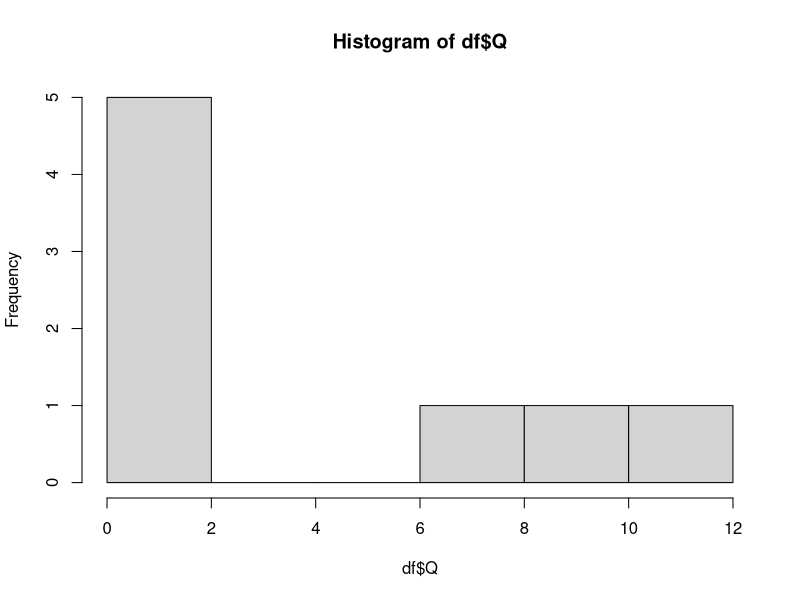
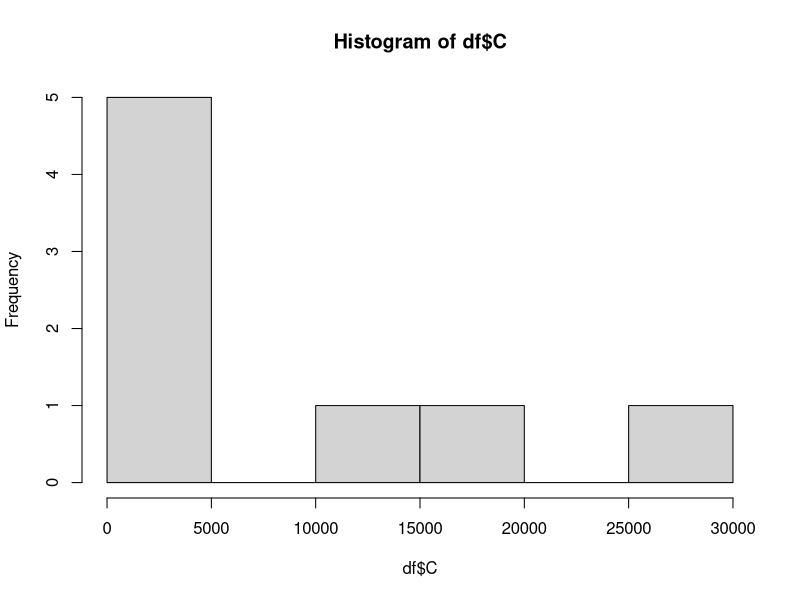
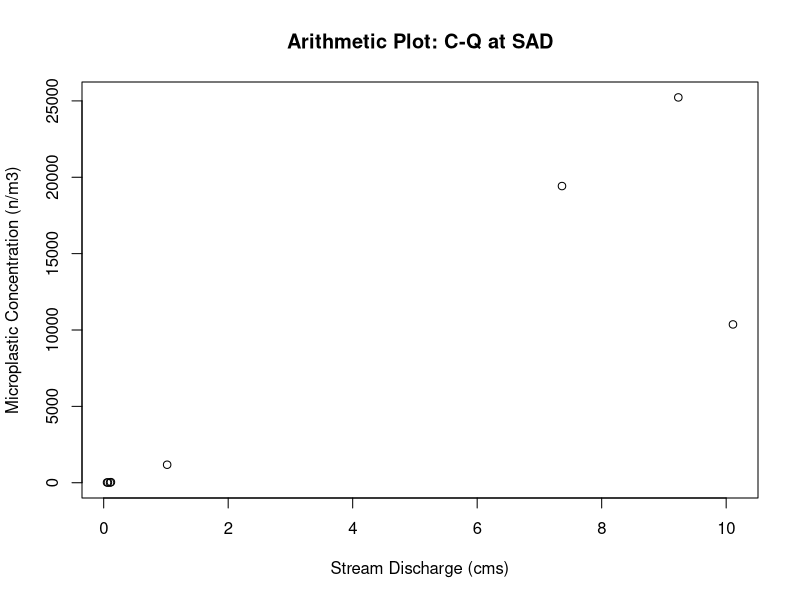
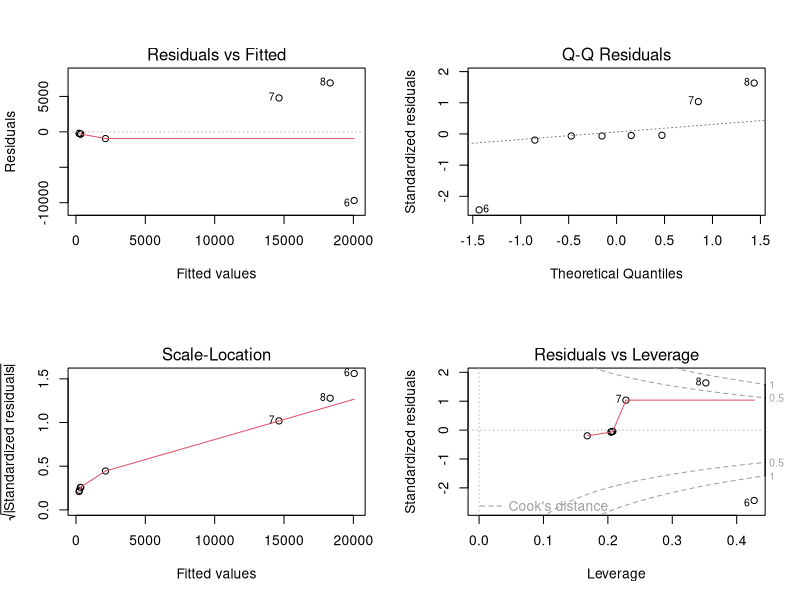
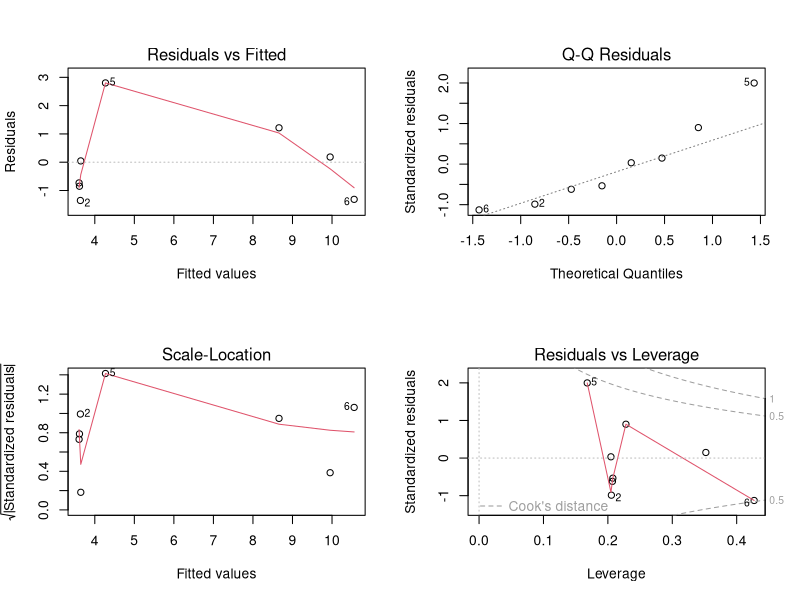
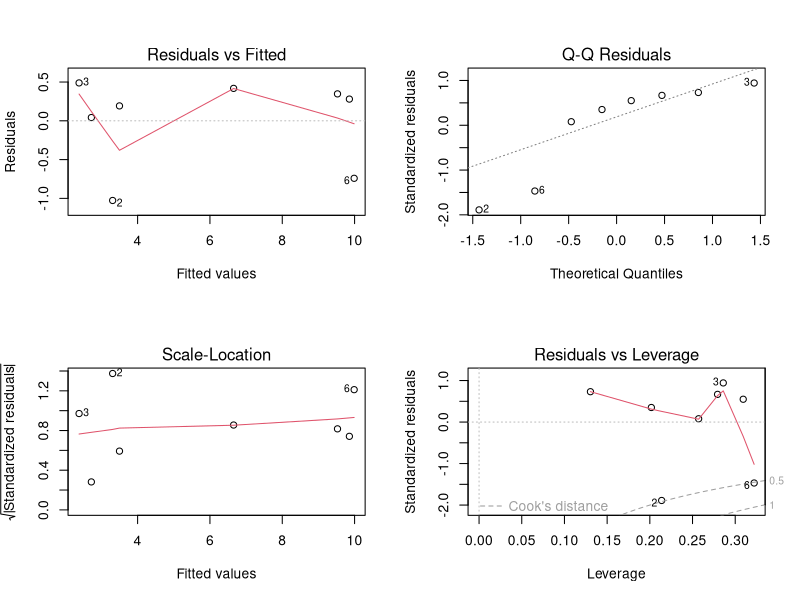
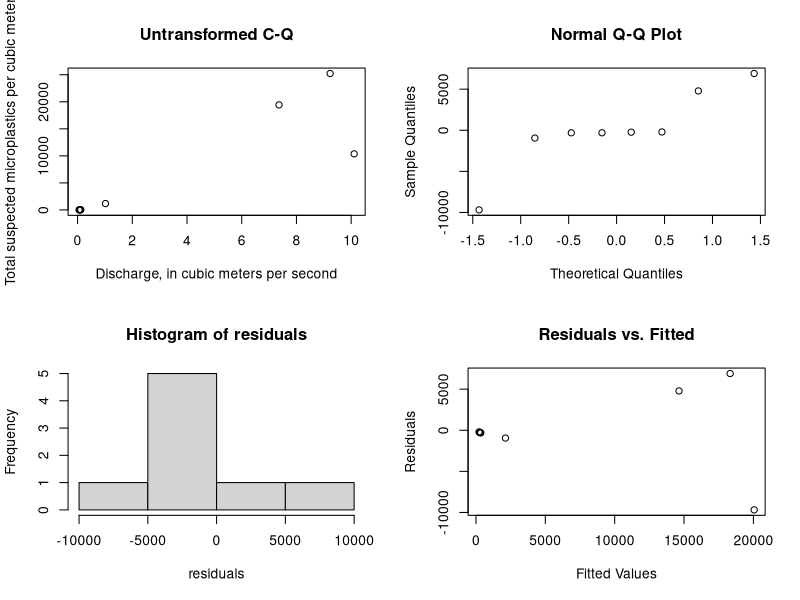
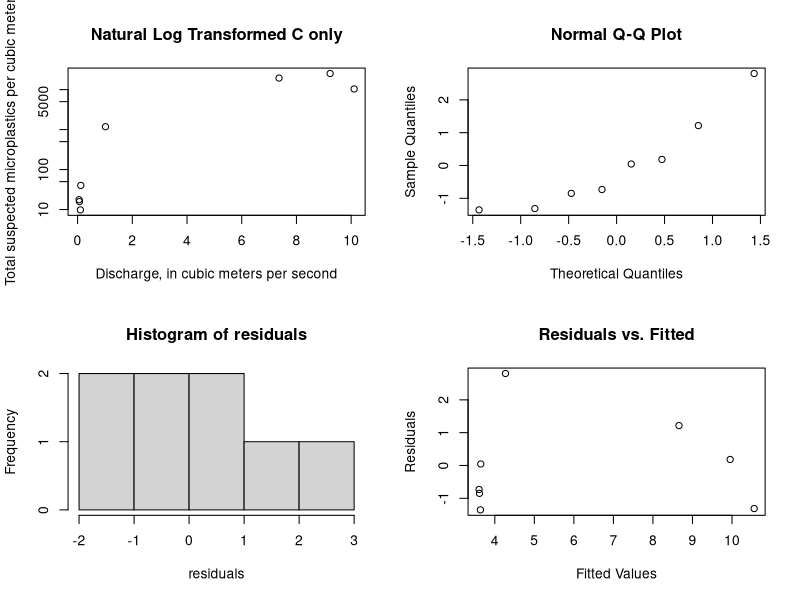

These charts were generated, in order, by the following R code:
###Clear the R environment
rm(list=ls());graphics.off();cat("\f");
library(ggplot2)
library(scales)
library(lmtest)
library(car)
library(boot)
# SAD Sample data
C <- c(15.83730,
       9.79787,
       17.62992,
       40.06806,
       1179.49791,
       10365.90909,
       19424.24242,
       25228.31050)
Q <- c(0.0679604,
       0.1019406,
       0.0538020,
       0.1160991,
       1.0194065,
       10.1091144,
       7.3623802,
       9.2312921)
df <- data.frame(Q,C)

#Test dataset for normality
shapiro.test(df$Q) #Null hypothesis is data is normally distributed
shapiro.test(df$C)#Null hypothesis is data is normally distributed
hist(df$Q)
hist(df$C)

#Plot data in arithmetic space to see if linear
plot(df,xlab = "Stream Discharge (cms)", ylab = "Microplastic Concentration (n/m3)", main = "Arithmetic Plot: C-Q at SAD")

#Create Linear Model and look at significance and residual plots
model <- lm(C ~ Q, data = df)
summary(model)
par(mfrow = c(2, 2))
# residual plots
plot(model) #Look for curvature, heteroskadasticity ....

# Test for normality in residuals of model
residuals<-resid(model) 
shapiro_xy <- shapiro.test(residuals) #Null hypothesis is data is normally distributed

# Perform the Non Constant Variance test
ncvTest_xy <- ncvTest(model) #Null hypothesis = homoscedasticity / No autocorrelation

#Print results
print("No Transformation")
cat("Test for normality of residuals:\n")
print(shapiro_xy)
cat("Test for constant variance of residuals:\n")
print(ncvTest_xy)

## If linear model is not a good fit/data is non-linear transform y, x, or both

###############################################################################
#Transform y only via ln(y)
##########################
#Create Model and look at significance and residual plots
model <- lm(log(C) ~ Q, data = df)
summary(model)
# residual plots
plot(model) #Look for curvature, heteroskadasticity ....

# Test for normality in residuals of model
residuals<-resid(model) 
shapiro_lny <- shapiro.test(residuals) #Null hypothesis is data is normally distributed

# Perform the Non Constant Variance test
ncvTest_lny <- ncvTest(model) #Null hypothesis = homoscedasticity / No autocorrelation

#Print results
print("Transform y only via ln(y)")
cat("Test for normality of residuals:\n")
print(shapiro_lny)
cat("Test for equal variance of residuals:\n")
print(ncvTest_lny)


###############################################################################
#Transform x and y  via ln()
##########################
#Create Model and look at significance and residual plots
model <- lm(log(C) ~ log(Q), data = df)
summary(model)
# residual plots
plot(model) #Look for curvature, heteroskadasticity ....

# Test for normality in residuals of model
residuals<-resid(model)
shapiro_lnxlny <- shapiro.test(residuals) #Null hypothesis is data is normally distributed

# Perform the Non Constant Variance test
ncvTest_lnxlny <- ncvTest(model) #Null hypothesis = homoscedasticity / No autocorrelation


#Print results
print("Transform x and y via ln()")
cat("Test for normality of residuals:\n")
print(shapiro_lnxlny)
cat("Test for equal variance of residuals:\n")
print(ncvTest_lnxlny)


###############################################################################
###############################################################################


####SUMMARY PLOTS AND STATS FOR ONE TYPE OF MODEL #####

#EX: Untransformed Model

par(mfrow = c(2, 2))
#Plot data in arithmetic space
plot(df, xlab="Discharge, in cubic meters per second",
     ylab="Total suspected microplastics per cubic meter", main="Untransformed C-Q")
#Model and look at significance and residual plots
model <- lm(C ~ Q, data = df)
summary(model)
#plot(model) Using below plots instead

# Test for normality in residuals of model
residuals<-resid(model)
qqnorm(residuals)
hist(residuals)
shapiro.test(residuals) #Null hypothesis is data is normally distributed

# Create a scatterplot of residuals vs. fitted values
plot(fitted(model), residuals, xlab = "Fitted Values", ylab = "Residuals", main = "Residuals vs. Fitted")
# Perform the Non Constant Variance test
ncvTest(model)

####SUMMARY PLOTS AND STATS FOR ONE TYPE OFMODEL #####

#EX: Natural Log C Transformed

par(mfrow = c(2, 2))
#Plot data in log-log space
plot(df, xlab="Discharge, in cubic meters per second",
     ylab="Total suspected microplastics per cubic meter", main="Natural Log Transformed C only", log = 'y')
#Model and look at significance and residual plots
model <- lm(log(C) ~ Q, data = df)
summary(model)
#plot(model) Using below plots instead

# Test for normality in residuals of model
residuals<-resid(model)
qqnorm(residuals)
hist(residuals)
shapiro.test(residuals) #Null hypothesis is data is normally distributed

# Create a scatterplot of residuals vs. fitted values
plot(fitted(model), residuals, xlab = "Fitted Values", ylab = "Residuals", main = "Residuals vs. Fitted")
# Perform the Non Constant Variance test
ncvTest(model)

####SUMMARY PLOTS AND STATS FOR ONE TYPE OFMODEL #####

#EX: Natural Log - Natural Log Transformed

par(mfrow = c(2, 2))
#Plot data in log-log space
plot(df, xlab="Discharge, in cubic meters per second",
     ylab="Total suspected microplastics per cubic meter", main="Natural Log Transformed C and Q", log = 'xy')
#Model and look at significance and residual plots
model <- lm(log(C) ~ log(Q), data = df)
summary(model)
#plot(model) #Using below plots instead

# Test for normality in residuals of model
residuals<-resid(model)
qqnorm(residuals)
hist(residuals)
shapiro.test(residuals) #Null hypothesis is data is normally distributed

# Create a scatterplot of residuals vs. fitted values
plot(fitted(model), residuals, xlab = "Fitted Values", ylab = "Residuals", main = "Residuals vs. Fitted")
# Perform the Non Constant Variance test
ncvTest(model)

###############################################################################
###############################################################################
# Model selected: #TYPE 3: Natural Log Transformed C and Q
model <- lm(log(C) ~ log(Q), data = df)
###############################################################################
###############################################################################
###AFTER MODEL SELECTION#######

#Bias Correction Selection Following Helschel & Hirsch 2002 and 2020
#regression equations fit in log space result in a bias when back transformed. 
#When the objective is to compute Loads by regressing and summing over the record 
#a correction must be applied because this method assumes the equation produces an estimate of the mean
# the sum of the means = the mean of the sum
# However, applying the regression in orginal units is violates this because the
#regression in original units is the an estimate of the median not the mean 
#the sum of the medians is not the median of the sum
#A sum of the median values will underestimate the sum of the mean.
#Therefore if unaccounted for this will underestimate the long-term mean load.

#Two bias correction methods are commonly employed
#Ferguson' Maximum Likelihood Estimation: residuals must be normally distributed (n > 30)
#Duan: Nonparametric Smearing (does not require normality; requires independence and homoscedastic)

#Our residuals are normally distributed
#Even though our sample size is less than 30,
#We will calculate both following H&H 2020 rcode

# For comparison calculate the mean of the observed concentrations
meanC <- mean(df$C) 
meanC

#calculate the mean of the y fitted values for each Q
yhat <-exp(model$fitted.values)
meanyhat <- mean(yhat) #compare mean of fitted values to mean observed concentrations
100*(meanC-meanyhat)/meanC #this is an underestimate of the mean of the observed data by ~1.6%

#Ferguson' Maximum Likelihood Estimation (MLE)

#calculate the MLE bias adj
sse <- sum(model$residuals^2)
sSquared <- sse / (length(model$residuals)-2)
biasAdj <- exp(0.5*sSquared)
biasAdj

#Apply MLE bias adj to yhat and check mean
ymle <-yhat*biasAdj
meanmle<-mean(ymle)
meanmle
100*(meanC-meanmle)/meanC #this is an overestimate of the mean of the observed data by ~-19%

##
#Duan's Smearing Estimate of the Bias Correction Adjustment

#calculate the smearing estiamte
smearAdj <- sum(exp(model$residuals))/length(model$residuals)
smearAdj

#Apply Smearing adj to yhat and check mean
ysmear <-yhat*smearAdj
meanysmear<-mean(ysmear)
meanysmear
100*(meanC-meanysmear)/meanC #this is an overestimate of the mean of the observed data by ~-10.5%

#####################################################

#Print summary
print(paste("Mean of Observations:", meanC))
print(paste("Mean of Fit:", meanyhat))
print(paste("MLE Adjustmented Mean:", meanmle))
print(paste("DuanAdjusted Mean:", meanysmear))

##Going with Duan Smearing Correction Adjustment Because
#1.) the sample size is less than 30 
#2.) the smear adjustment produces a closer estimate of mean than MLE adj

#####################################################

#####################################################
#calculating the confidence intervals
####################################################

#Confidence Intervals by bootstrapping (Non-parametric approach)
set.seed(123)  # for reproducibility
data <- data.frame(x=df$Q,
                   y=df$C)

# Define a function to fit the linear model and extract coefficients
fit_model <- function(data, indices) {
  bootmodel <- lm(log(y) ~ log(x), data = data[indices, ])
  return(coef(bootmodel))
}

# Set the number of bootstrap samples
num_bootstraps <- 10000

# Perform bootstrapping to get coefficient distributions
set.seed(123)  # for reproducibility
bootstrap_results <- boot(data, fit_model, R = num_bootstraps)

# Remove rows with missing values in the bootstrap results
bootstrap_results$t <- na.omit(bootstrap_results$t)

# Calculate confidence intervals for coefficients
confidence_intervals <- t(sapply(1:ncol(bootstrap_results$t), function(i) {
  quantile(bootstrap_results$t[, i], probs = c(0.025, 0.975))
}))

# Create a matrix of coefficient names and confidence intervals
coef_names <- names(coefficients(model))
coef_intervals <- data.frame(Coefficient = coef_names,
                             Lower_CI = confidence_intervals[, 1],
                             Upper_CI = confidence_intervals[, 2])

# Print and plot the confidence intervals
print(coef_intervals) # Using THIS ONE

#############################################
#confidence intervals (This is a parametric approach and therefore assumes normality)
confint(model, level = 0.95) 

#############################################
###Confidence Intervals For Plots

#Create Confidence intervals (Uncorrected)
nmodel<- data.frame(Q = seq(from = min(df$Q), to = max(df$Q), length= 100))
model_conf <- exp(predict(model, nmodel, type = "response", interval = "confidence",level=0.95))
nmodel <- cbind(nmodel,model_conf)
nmodel

#Create Confidence intervals (CORRECTED)
model_conf_cor <- model_conf*smearAdj
nmodel_cor<-cbind(nmodel,model_conf_cor)
nmodel_cor <- `colnames<-`(nmodel_cor,c('Q','fit_uncor','lwr_uncor','upr_uncor','fit_cor','lwr_cor','upr_cor'))
nmodel_cor

#Create Prediction intervals (Uncorrected)
pmodel<- data.frame(Q = seq(from = min(df$Q), to = max(df$Q), length= 100))
model_preds <- exp(predict(model, pmodel, type = "response", interval = "prediction",level=0.95))
pmodel <- cbind(pmodel,model_preds)
pmodel

#Create Prediction intervals (CORRECTED)
model_preds_cor <- model_preds*smearAdj
pmodel_cor<-cbind(pmodel,model_preds_cor)
pmodel_cor <- `colnames<-`(pmodel_cor,c('Q','fit_uncor','lwr_uncor','upr_uncor','fit_cor','lwr_cor','upr_cor'))
pmodel_cor


#Plot the uncorrected and corrected model and confidence intervals
plot <- ggplot()+ 
  geom_line(aes(x = Q, y = fit), col = "gray", data = pmodel)+
  geom_line(aes(x = Q, y = lwr), linetype=2, col = "green", data = nmodel)+
  geom_line(aes(x = Q, y = upr), linetype=2, col = "green", data = nmodel)+
  geom_line(aes(x = Q, y = lwr), linetype=2, col = "orange", data = pmodel)+
  geom_line(aes(x = Q, y = upr), linetype=2, col = "orange", data = pmodel)+
  geom_line(aes(x = Q, y = fit_cor), col = "black", data = pmodel_cor)+
  geom_line(aes(x = Q, y = lwr_cor), linetype=2, col = "blue", data = nmodel_cor)+
  geom_line(aes(x = Q, y = upr_cor), linetype=2, col = "blue", data = nmodel_cor)+
  geom_line(aes(x = Q, y = fit_cor), col = "transparent", data = pmodel_cor)+
  geom_line(aes(x = Q, y = lwr_cor), linetype=2, col = "purple", data = pmodel_cor)+
  geom_line(aes(x = Q, y = upr_cor), linetype=2, col = "purple", data = pmodel_cor)+
  geom_point(data = df, aes(x=Q, y=C))+
  ggtitle("MP Concentration-Discharge: SAD") +
  xlab("Discharge, in cubic meters per second") +
  ylab("Total suspected microplastics per cubic meter")
plot
plot    +scale_x_log10(breaks = trans_breaks("log10", function(x) 10^x),
                       labels = trans_format("log10", math_format(10^.x))) +
  scale_y_log10(breaks = trans_breaks("log10", function(x) 10^x),
                labels = trans_format("log10", math_format(10^.x))) +
  theme_bw()+
  annotate(geom="text", x=0.4, y=10000, label="Ln(Concentration)= 6.627 + 1.453 × Ln(Discharge)
       Duan Smearing Correction Adjustment = 1.122",
           color="black")

plot+ theme_bw()+
  annotate(geom="text", x=2.5, y=150000, label="Concentration = 1.122 x 754.91 × Discharge^1.453",
           color="black")


##Plot of Final
#Plot the uncorrected and corrected model and confidence intervals
plot <- ggplot()+ 
  geom_line(aes(x = Q, y = fit_cor), col = "black", data = pmodel_cor)+
  geom_line(aes(x = Q, y = lwr_cor), linetype=2, col = "blue", data = nmodel_cor)+
  geom_line(aes(x = Q, y = upr_cor), linetype=2, col = "blue", data = nmodel_cor)+
  geom_line(aes(x = Q, y = lwr_cor), linetype=2, col = "purple", data = pmodel_cor)+
  geom_line(aes(x = Q, y = upr_cor), linetype=2, col = "purple", data = pmodel_cor)+
  geom_point(data = df, aes(x=Q, y=C))+
  ggtitle("MP Concentration-Discharge: SAD (all Microplastics)") +
  xlab("Discharge, in cubic meters per second") +
  ylab("Microplastics, number per cubic meter")
plot
plot    +scale_x_log10(breaks = trans_breaks("log10", function(x) 10^x),
                       labels = trans_format("log10", math_format(10^.x))) +
  scale_y_log10(breaks = trans_breaks("log10", function(x) 10^x),
                labels = trans_format("log10", math_format(10^.x))) +
  annotate(geom="text", x=0.5, y=1, label="Ln(Concentration)= 6.627 + 1.453 × Ln(Discharge)
    Duan Smearing Correction Adjustment = 1.122",
           color="black")+
theme(
  legend.text = element_text(size = 12),      # Increase legend text size
  legend.title = element_text(size = 14),     # Increase legend title size
  axis.title.x = element_text(size = 14),     # Increase x-axis title size
  axis.title.y = element_text(size = 14),     # Increase y-axis title size
  axis.text.x = element_text(size = 12, color= "black"),       # Increase x-axis label size
  axis.text.y = element_text(size = 12, color = "black"),      # Increase y-axis label size
  plot.title = element_text(size = 16, face = "bold"), # Increase title size
  plot.subtitle = element_text(size = 12, face = "bold", hjust = 0, vjust = 1.5),
  axis.ticks.y = element_line(color = "black"))+
  annotate("rect", xmin = 15.5, xmax = 19.5, ymin = 0.035, ymax = 0.01, 
           fill = "white", color = "black") +  # Draw the white box with a black border
  annotate("text", x = 17.5, y = 0.02, label = "a", size = 6.5, fontface = "bold") 



plot+ theme_bw()+
  annotate(geom="text", x=2.5, y=60000, label="Concentration = 1.122 x 754.91 × Discharge^1.453",
           color="black")



